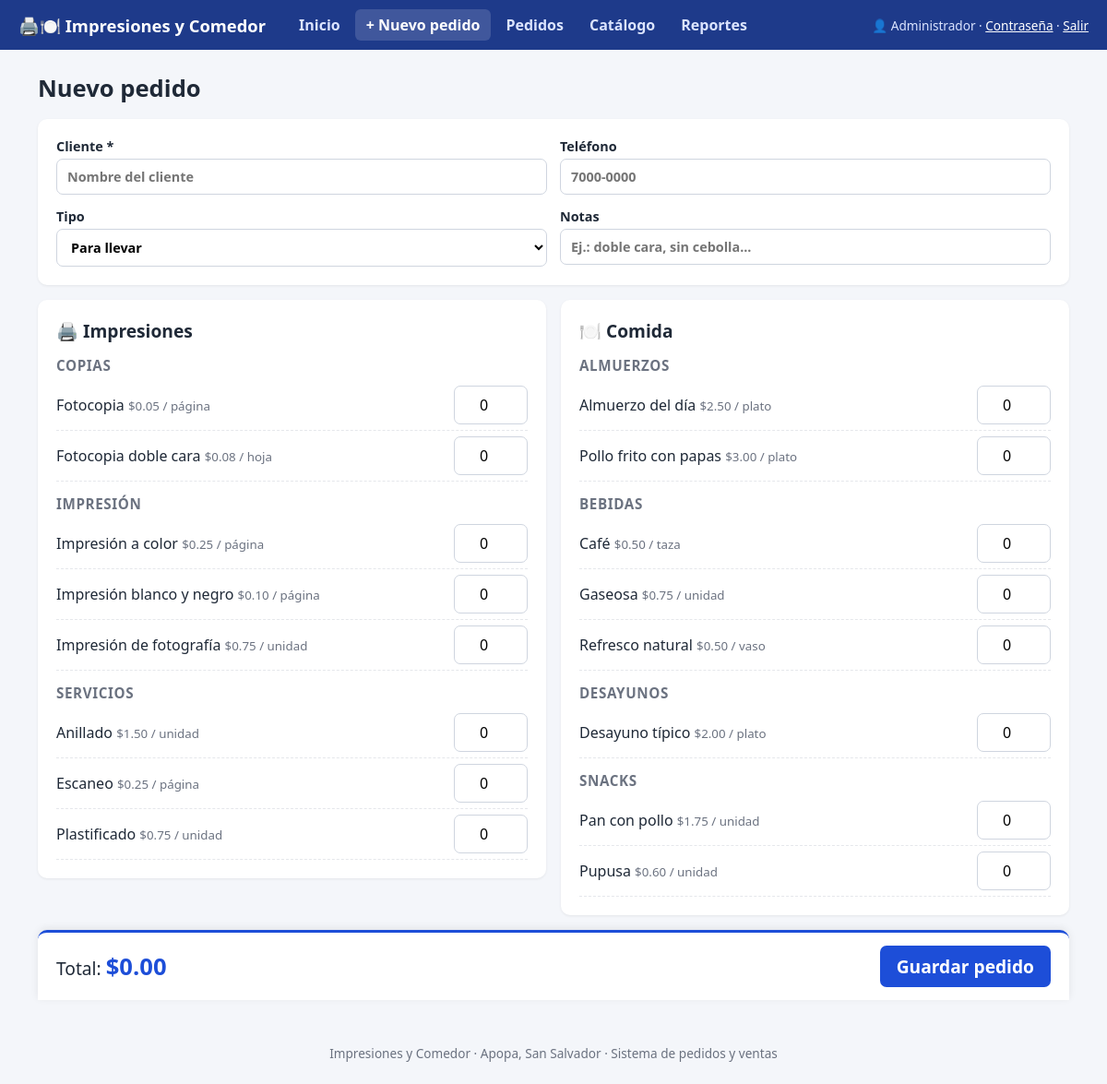
The page /pedido_nuevo.php (signed in) on the database its author committed.
### tables this page shows
CREATE TABLE IF NOT EXISTS catalogo (
  id         INT AUTO_INCREMENT PRIMARY KEY,
  area       ENUM('Impresiones','Comida') NOT NULL,
  categoria  VARCHAR(50)   NOT NULL,
  nombre     VARCHAR(100)  NOT NULL,
  precio     DECIMAL(10,2) NOT NULL,
  unidad     VARCHAR(30)   NOT NULL DEFAULT 'unidad',
  activo     TINYINT(1)    NOT NULL DEFAULT 1
);

### config.php (called while the page is built, shortened)
<?php
function e($v): string { return htmlspecialchars((string)$v, ENT_QUOTES, 'UTF-8'); }
function dinero($n): string { return '$' . number_format((float)$n, 2); }

### pedido_nuevo.php (the view, shortened to what this page needs)
<?php
require 'config.php';
$f = ['cliente' => '', 'telefono' => '', 'tipo' => TIPOS[0], 'notas' => ''];
$cant = [];
$items = $pdo->query("SELECT * FROM catalogo WHERE activo = 1 ORDER BY area, categoria, nombre")->fetchAll();
$porArea = [];
foreach ($items as $it) $porArea[$it['area']][$it['categoria']][] = $it;
require 'header.php';
?>
<h1>Nuevo pedido</h1>
<form method="post" id="form-pedido">
  <div class="tarjeta rejilla">
    <label>Cliente *<input type="text" name="cliente" required value="<?= e($f['cliente']) ?>" placeholder="Nombre del cliente"></label>
    <label>Teléfono<input type="text" name="telefono" value="<?= e($f['telefono']) ?>" placeholder="7000-0000"></label>
    <label>Tipo
      <select name="tipo">
        <?php foreach (TIPOS as $t): ?><option <?= $f['tipo'] === $t ? 'selected' : '' ?>><?= $t ?></option><?php endforeach; ?>
      </select>
    </label>
    <label>Notas<input type="text" name="notas" value="<?= e($f['notas']) ?>" placeholder="Ej.: doble cara, sin cebolla..."></label>
  </div>
  <div class="dos-col">
    <?php foreach (AREAS as $area): ?>
      <div class="tarjeta">
        <h2><?= $area === 'Impresiones' ? '🖨️' : '🍽️' ?> <?= $area ?></h2>
        <?php if (empty($porArea[$area])): ?>
          <p class="vacio">No hay elementos disponibles.</p>
        <?php else: foreach ($porArea[$area] as $cat => $lista): ?>
          <h3><?= e($cat) ?></h3>
          <?php foreach ($lista as $it): ?>
            <div class="linea-item">
              <span class="nombre"><?= e($it['nombre']) ?> <small><?= dinero($it['precio']) ?> / <?= e($it['unidad']) ?></small></span>
              <input type="number" min="0" name="cant[<?= $it['id'] ?>]" class="cant"
                     data-precio="<?= $it['precio'] ?>" value="<?= (int)($cant[$it['id']] ?? 0) ?>">
            </div>
          <?php endforeach; ?>
        <?php endforeach; endif; ?>
      </div>
    <?php endforeach; ?>
  </div>
  <div class="barra-total">
    <span>Total: <strong id="total-pedido">$0.00</strong></span>
    <button type="submit">Guardar pedido</button>
  </div>
</form>
<?php require 'footer.php'; ?>

### assets/style.css (style rules this page uses)
:root { --primario: #1d4ed8; --primario-osc: #1e3a8a; --imp: #2563eb; --com: #ea580c; --fondo: #f4f6fa; --texto: #1f2937; --suave: #6b7280; --borde: #e5e7eb; --blanco: #ffffff; }
* { box-sizing: border-box; }
body { margin: 0; font-family: system-ui, "Segoe UI", Arial, sans-serif; background: var(--fondo); color: var(--texto); }
h1 { margin: 0 0 16px; font-size: 1.6rem; }
h2 { margin: 0 0 12px; font-size: 1.2rem; }
h3 { margin: 14px 0 6px; font-size: .95rem; color: var(--suave); text-transform: uppercase; letter-spacing: .04em; }
input, select, textarea { width: 100%; padding: 9px 11px; border: 1px solid #cfd5df; border-radius: 7px; font: inherit; margin-top: 4px; background: #fff; }
label { font-weight: 600; font-size: .9rem; }
button, .btn { background: var(--primario); color: #fff; border: 0; padding: 9px 18px; border-radius: 7px; cursor: pointer; font: inherit; font-weight: 600; text-decoration: none; display: inline-block; }
.tarjeta { background: var(--blanco); border-radius: 10px; padding: 20px; box-shadow: 0 1px 3px rgba(0,0,0,.07); margin-bottom: 16px; }
.rejilla { display: grid; grid-template-columns: 1fr 1fr; gap: 14px; }
.dos-col { display: grid; grid-template-columns: 1fr 1fr; gap: 16px; align-items: start; }
.linea-item { display: flex; justify-content: space-between; align-items: center; gap: 10px; padding: 6px 0; border-bottom: 1px dashed var(--borde); }
.linea-item small { color: var(--suave); font-weight: 400; }
.linea-item input { width: 80px; margin: 0; text-align: center; }
.barra-total { position: sticky; bottom: 0; background: #fff; border-top: 3px solid var(--primario); padding: 14px 20px; display: flex; justify-content: space-between; align-items: center; box-shadow: 0 -2px 8px rgba(0,0,0,.08); border-radius: 10px 10px 0 0; font-size: 1.2rem; }
.barra-total strong { font-size: 1.6rem; color: var(--primario); }

### rows shown on the page
catalogo: nombre "Fotocopia", precio "$0.05", unidad "página", id "0"
catalogo: nombre "Fotocopia doble cara", precio "$0.08", unidad "hoja", id "0"
catalogo: nombre "Impresión a color", precio "$0.25", unidad "página", id "0"
catalogo: nombre "Impresión blanco y negro", precio "$0.10", unidad "página", id "0"
catalogo: nombre "Impresión de fotografía", precio "$0.75", unidad "unidad", id "0"
catalogo: nombre "Anillado", precio "$1.50", unidad "unidad", id "0"
catalogo: nombre "Escaneo", precio "$0.25", unidad "página", id "0"
catalogo: nombre "Plastificado", precio "$0.75", unidad "unidad", id "0"
catalogo: nombre "Almuerzo del día", precio "$2.50", unidad "plato", id "0"
catalogo: nombre "Pollo frito con papas", precio "$3.00", unidad "plato", id "0"
catalogo: nombre "Café", precio "$0.50", unidad "taza", id "0"
catalogo: nombre "Gaseosa", precio "$0.75", unidad "unidad", id "0"
catalogo: nombre "Refresco natural", precio "$0.50", unidad "vaso", id "0"
catalogo: nombre "Desayuno típico", precio "$2.00", unidad "plato", id "0"
catalogo: nombre "Pan con pollo", precio "$1.75", unidad "unidad", id "0"
catalogo: nombre "Pupusa", precio "$0.60", unidad "unidad", id "0"

### other values the page prints
NEGOCIO "Impresiones y Comedor"
$_SESSION['nombre'] "Administrador"
$area "Impresiones"
$cat "COPIAS"
$cat "IMPRESIÓN"
$cat "SERVICIOS"
$area "Comida"
$cat "ALMUERZOS"
$cat "BEBIDAS"
$cat "DESAYUNOS"
$cat "SNACKS"
LUGAR "Apopa, San Salvador"
form field tipo "Para llevar"
